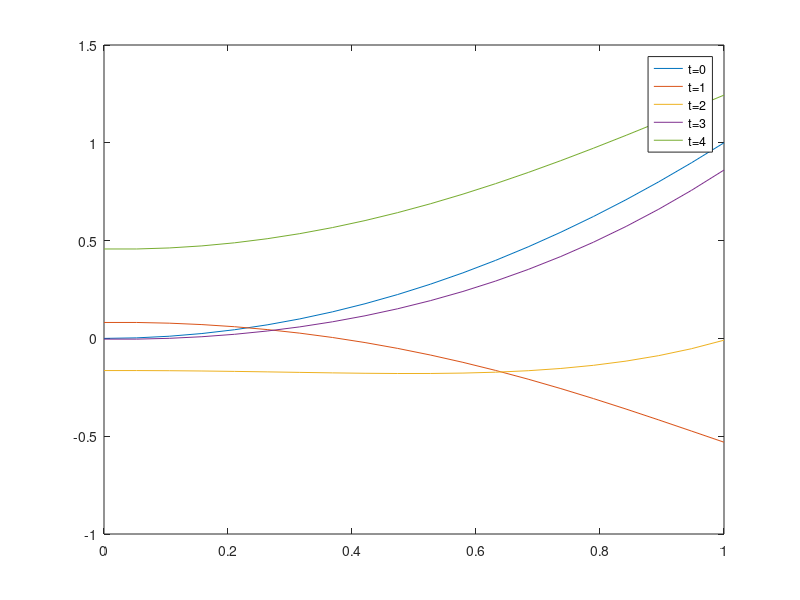
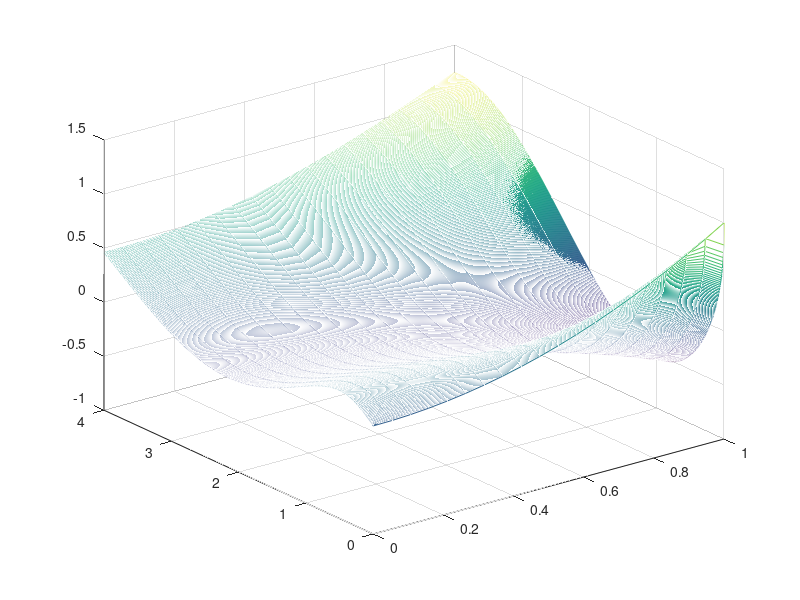

Write the MATLAB code that produced these figures, in order.
function Task3_Dibirova
clear
clc
Nx=20;%20,50
h=1/(Nx-1);
tau=1e-3;%1e-3,1e-4
Nt=1/tau;
kappa=1;
lambda=kappa*tau/h^2;
T=linspace(0,4,Nt);
X=linspace(0,1,Nx);
%задаём начальные и граничные условия
Fa=0;
Fb=-2*cos(T);
U0=X.^2;
U=zeros(Nt,Nx);
U(1,:)=U0;
%применям явную схему и формулы из лекции с добавкой для краевых условий
%Неймана
for n=1:(Nt-1)
    for i=2:(Nx-1)
        U(n+1,i)=U(n,i)+lambda*(U(n,i+1)-2*U(n,i)+U(n,i-1));
    end
    U(n+1,1)=U(n+1,2)+Fa*h/kappa;
    U(n+1,Nx)=U(n+1,Nx-1)+Fb(n)*h/kappa;
end
%строим решение уравнения теплопроводности при разных t=0-4
figure(1)
plot(X,U(1,:),X,U(251,:),X,U(501,:),X,U(750,:),X,U(1000,:))
legend('t=0','t=1','t=2','t=3','t=4')
figure(2) %если раскомментить эти две строчки 
mesh(X,T,U); %получится решение для любого t
end